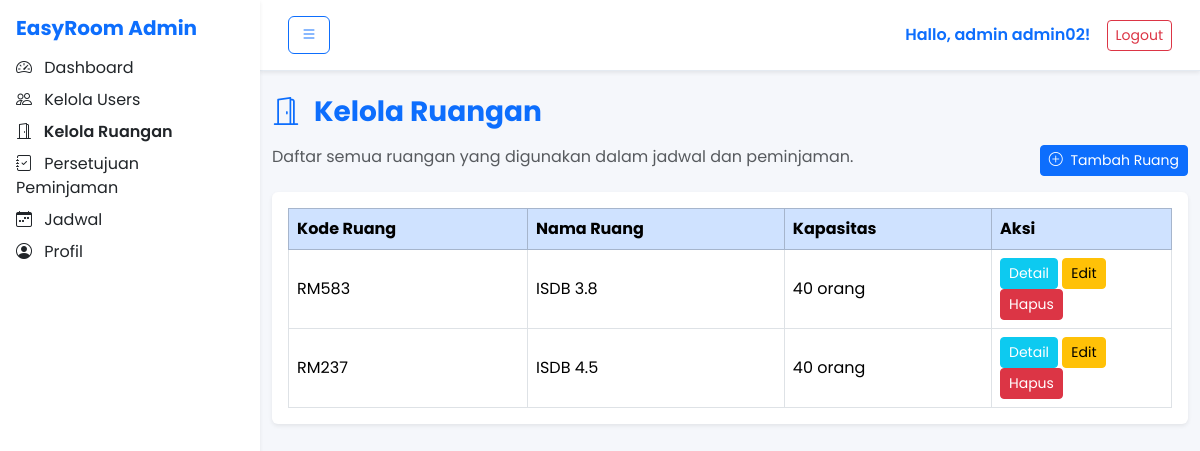
The app's page /admin/ruang.php (signed in) with its own data.
### tables this page shows
CREATE TABLE `ruang` (
  `kode_ruang` varchar(15) NOT NULL,
  `nama_ruang` varchar(50) NOT NULL,
  `kapasitas` int DEFAULT NULL,
  `fasilitas` text,
  `lokasi` varchar(100) DEFAULT NULL,
  `status` enum('Terpakai','Kosong') DEFAULT 'Terpakai'
);

### admin/ruang.php (the view, shortened to what this page needs)
<?php
require_once __DIR__ . '/../config.php';
$ruang = $conn->query("SELECT * FROM ruang ORDER BY nama_ruang");
?>
<!doctype html>
<html lang="id">
<head>
    <link rel="stylesheet" href="https://cdn.jsdelivr.net/npm/bootstrap@5.3.3/dist/css/bootstrap.min.css">
    <link rel="stylesheet" href="https://cdn.jsdelivr.net/npm/bootstrap-icons@1.11.3/font/bootstrap-icons.css">
    <link rel="stylesheet" href="https://unpkg.com/aos@2.3.1/dist/aos.css">
    <link rel="stylesheet" href="../assets/css/style.css">
</head>
<body>
    <?php include 'sidebar.php'; ?>
    <div class="content">
        <?php include 'header.php'; ?>
        <div class="container py-4">
            <h3 class="fw-bold text-primary mb-3">
                <i class="bi bi-door-open me-2"></i> Kelola Ruangan
            </h3>
            <div class="d-flex justify-content-between mb-3">
                <p class="text-muted mb-0">Daftar semua ruangan yang digunakan dalam jadwal dan peminjaman.</p>
                <a href="ruang_add.php" class="btn btn-primary btn-sm">
                    <i class="bi bi-plus-circle me-1"></i> Tambah Ruang
                </a>
            </div>
            <div class="card shadow-sm border-0">
                <div class="card-body">
                    <?php if ($ruang->num_rows === 0): ?>
                        <p class="text-muted mb-0">Belum ada data ruangan.</p>
                    <?php else: ?>
                        <div class="table-responsive">
                            <table class="table table-bordered align-middle mb-0">
                                <thead class="table-primary">
                                    <tr>
                                        <th>Kode Ruang</th>
                                        <th>Nama Ruang</th>
                                        <th>Kapasitas</th>
                                        <th style="width: 180px;">Aksi</th>
                                    </tr>
                                </thead>
                                <tbody>
                                    <?php while ($r = $ruang->fetch_assoc()): ?>
                                        <tr>
                                            <td><?= htmlspecialchars($r['kode_ruang']); ?></td>
                                            <td><?= htmlspecialchars($r['nama_ruang']); ?></td>
                                            <td><?= (int)$r['kapasitas']; ?> orang</td>
                                            <td>
                                                <a href="ruang_detail.php?kode=<?= urlencode($r['kode_ruang']); ?>"
                                                    class="btn btn-info btn-sm text-white">
                                                    Detail
                                                </a>
                                                <a href="ruang_edit.php?kode=<?= urlencode($r['kode_ruang']); ?>"
                                                    class="btn btn-warning btn-sm">
                                                    Edit
                                                </a>
                                                <a href="../backend/admin/ruang_action.php?action=delete&kode=<?= urlencode($r['kode_ruang']); ?>"
                                                    class="btn btn-danger btn-sm"
                                                    onclick="return confirm('Yakin ingin menghapus ruang ini? Data jadwal/peminjaman yang terkait bisa ikut terdampak.');">
                                                    Hapus
                                                </a>
                                            </td>
                                        </tr>
                                    <?php endwhile; ?>
                                </tbody>
                            </table>
                        </div>
                    <?php endif; ?>
                </div>
            </div>
        </div>
    </div>
</body>
</html>

### assets/css/style.css (style rules this page uses)
body { font-family: "Poppins", sans-serif; background: #f5f7fb; color: #1f2933; }
a { text-decoration: none; }

### admin/sidebar.php (style rules this page uses)
:root { --sidebar-width: 260px; }
.content { margin-left: var(--sidebar-width); transition: margin-left 0.3s ease-in-out; width: calc(100% - var(--sidebar-width)); }

### records on screen
ruang: kode_ruang "RM583", nama_ruang "ISDB 3.8", kapasitas "40"
ruang: kode_ruang "RM237", nama_ruang "ISDB 4.5", kapasitas "40"

### other values on screen
$user['nama'] "admin02"
